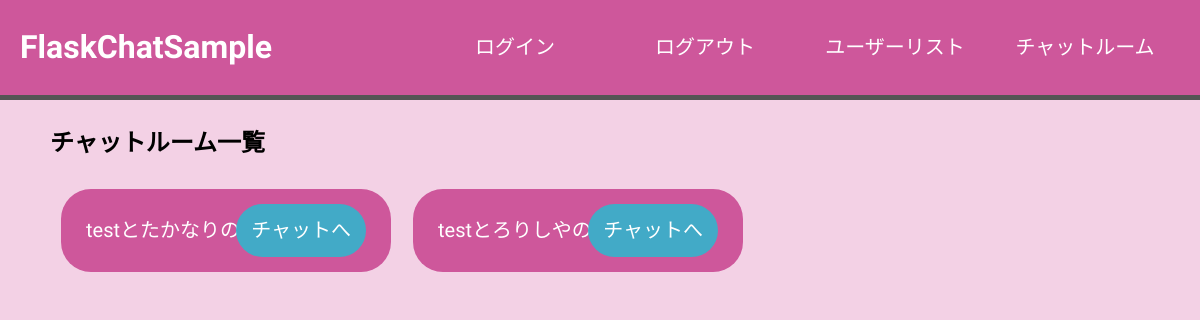
Page /chatroom (signed in) on the earlier database version.
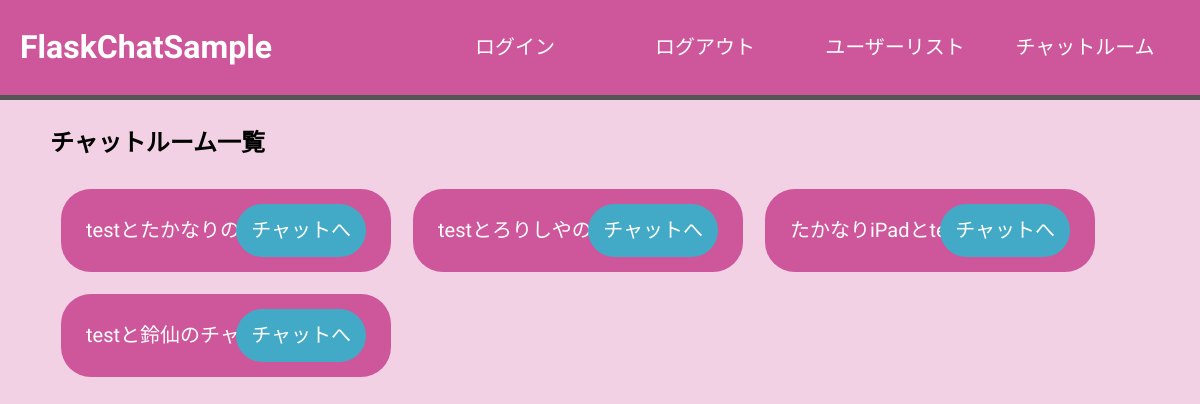
Same page on the later database version.
### tables this page shows
CREATE TABLE "chat" (
	"id"	INTEGER,
	"user_id1"	INTEGER,
	"user_id2"	INTEGER,
	"room"	TEXT,
	PRIMARY KEY("id" AUTOINCREMENT)
);

### app.py (the view)
@app.route("/chatroom")
def chatroom_get():
    if "user_id" in session:
        my_id = session["user_id"]
        conn = sqlite3.connect('chattest.db')
        c = conn.cursor()
        c.execute(
            "select id, room from chat where user_id1 = ? or user_id2 = ?", (my_id, my_id))
        chat_list = c.fetchall()
        return render_template("/chatroom.html", tpl_chat_list=chat_list)
    else:
        return redirect("/login")

### templates/chatroom.html
{% extends "base.html" %}
{% block content %}
<div class="roomTemp">
    <h2>チャットルーム一覧</h2>
    <div class="roomList">
        {% for chat in tpl_chat_list %}
        <div class="roomCard">
            <p class="roomName">{{chat[1]}}</p>
            <form action="/chat/{{chat[0]}}">
                <input type="submit" value="チャットへ">
            </form>
        </div>
        {% endfor %}
    </div>
</div>
{% endblock %}

### templates/base.html (shortened to what this page needs)
<!DOCTYPE html>
<html lang="ja">
<head>
</head>
<link rel="stylesheet" href="/static/css/style.css">
</head>
<body>
    <header>
        <div class="container">
            <a href="/userlist">
                <h1>FlaskChatSample</h1>
            </a>
            <div class="menu">
                <p><a href="/login">ログイン</a></p>
                <p><a href="/logout">ログアウト</a></p>
                <p><a href="/userlist">ユーザーリスト</a></p>
                <p><a href="/chatroom">チャットルーム</a></p>
            </div>
        </div>
    </header>
    <main>
        {% block content %}
        {% endblock %}
    </main>
</body>
</html>

### static/css/style.css (style rules this page uses)
html { line-height: 1.15; -webkit-text-size-adjust: 100%; }
body { margin: 0; }
main { display: block; margin: 30px 50px; }
h1 { font-size: 2em; margin: 0.67em 0; }
a { background-color: transparent; }
button, input, optgroup, select, textarea { font-family: inherit; font-size: 100%; line-height: 1.15; margin: 0; }
button, input { overflow: visible; }
button, [type="button"], [type="reset"], [type="submit"] { -webkit-appearance: button; }
* { font-family: "M PLUS Rounded 1c"; }
a { text-decoration: none; }
body { background-color: #F3D1E5; }
header { background-color: #CE579B; border-bottom: solid 5px #555555; }
header h1 { margin: 20px; }
.container { display: flex; align-items: center; justify-content: space-between; }
.menu { display: flex; margin: 0 20px; }
.menu a { display: block; font-size: 20px; width: 150px; text-align: center; padding: 20px 10px; margin: 0 10px; }
.menu p a,h1 { color: white; }
.roomList { display: flex; flex-wrap: wrap; }
.roomCard { position: relative; display: flex; width: 30%; background-color: #CE579B; color: white; margin: 1%; border-radius: 30px; }
.roomCard form { position: absolute; margin: auto; top: 15px; right: 25px; }
.roomCard input { background-color: #42AAC7; border: 0px; font-size: 20px; padding: 15px; border-radius: 30px; color: white; }
.roomName { margin: 30px 0px 30px 25px; font-size: 20px; }

Differences in the rows shown:
added chat: room "たかなりiPadとtestのチャット"
added chat: room "testと鈴仙のチャット"
